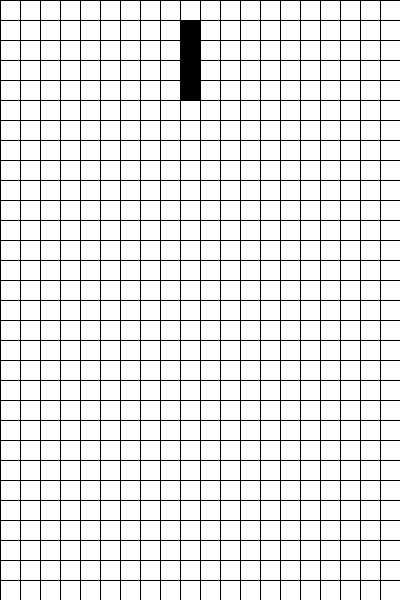
Frame 1 (no input)
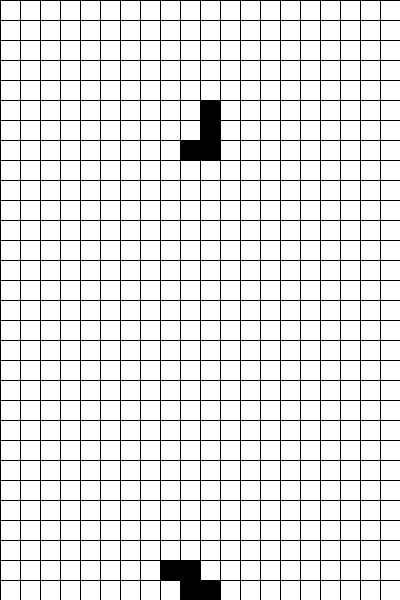
Frame 60 (the mouse pressed at the canvas centre just before this capture)
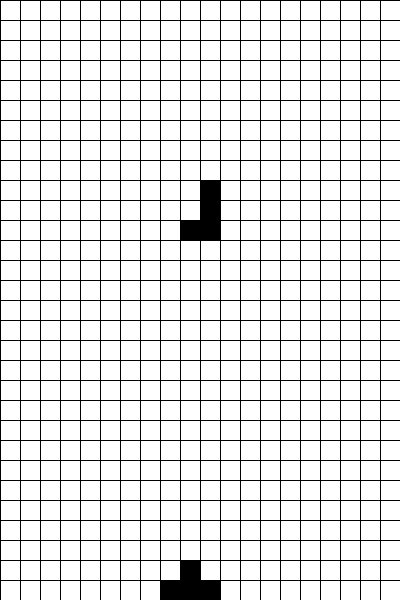
Frame 120 (the mouse held since frame 60 and released just before this capture)

The Processing sketch that drew these frames (run headless with seeded random() and noise(); from frame 60 on, the mouse is pressed at the canvas centre):

// Processing sketch: shapes_array_can_rotate
// ── shapes_array_can_rotate.pde

int blockSize = 20;

int[][] blocks;

ArrayList<Shape> shapeList = new ArrayList<>();
int currentShapeIdx;
//Shape shape1;

void setup() {
  size (400, 600);

  blocks = new int[width/blockSize][height/blockSize];
  
  frameRate(5);
  
  //shape1 = new Shape((int)random(0, 7));
  shapeList.add(new Shape(0));
  currentShapeIdx = 0;
 

}


void draw() {
  
  if(shapeList.get(currentShapeIdx).canMove()){
  println(currentShapeIdx);
  for (int x=0; x<width/blockSize; x++) {
    for (int y=0; y<height/blockSize; y++) {
      for (int i=0; i<shapeList.get(currentShapeIdx).getArr().length; i++) {
        if (x==shapeList.get(currentShapeIdx).getArr()[i][0] && y==shapeList.get(currentShapeIdx).getArr()[i][1]) {
        blocks[x][y] = 0;
        }
      }
    }
  }
  }
  
  shapeList.get(currentShapeIdx).update();
  
  for (int x=0; x<width/blockSize; x++) {
    for (int y=0; y<height/blockSize; y++) {
      for (int i=0; i<shapeList.get(currentShapeIdx).getArr().length; i++) {
        if (x==shapeList.get(currentShapeIdx).getArr()[i][0] && y==shapeList.get(currentShapeIdx).getArr()[i][1]) {
          blocks[x][y] = 1;
        }
      }
    }
  }
 
 //blocks[3][3] = 1;
   

  for (int x=0; x<width/blockSize; x++) {
    for (int y=0; y<height/blockSize; y++) {
      if (blocks[x][y]==1) {
        fill(0);
      } else {
        fill(255);
      }
      rect (x*blockSize, y*blockSize, blockSize, blockSize);
      
    }
  }
  
  
  
  
  
}

// ── Shape.pde
class Shape{
  int type;
  int[][] arr;
  
  Shape(int type){
    this.type = type;
    if(type == 0){ //stick
      arr = new int[][]{
        new int[]{9, 0}
        , new int[]{9, 1}
        , new int[]{9, 2}
        , new int[]{9, 3}
      };
    } else if(type == 1){ //J
      arr = new int[][]{
        new int[]{10, 1}
        , new int[]{10, 2}
        , new int[]{10, 3}
        , new int[]{9, 3}
      };
    } else if(type == 2){ // L
      arr = new int[][]{
        new int[]{9, 1}
        , new int[]{9, 2}
        , new int[]{9, 3}
        , new int[]{10, 3}
      };
    } else if(type == 3){ //square
      arr = new int[][]{
        new int[]{9, 0}
        , new int[]{9, 1}
        , new int[]{10, 0}
        , new int[]{10, 1}
      };
    } else if(type == 4){ //Z
      arr = new int[][]{
        new int[]{8, 0}
        , new int[]{9, 0}
        , new int[]{9, 1}
        , new int[]{10, 1}
      };
    } else if(type == 5){ //S
      arr = new int[][]{
        new int[]{10, 0}
        , new int[]{9, 0}
        , new int[]{9, 1}
        , new int[]{8, 1}
      };
    } else if(type == 6){ //mid
      arr = new int[][]{
        new int[]{8, 1}
        , new int[]{9, 0}
        , new int[]{9, 1}
        , new int[]{10, 1}
      };
    }
  }
  
  int[][] getArr(){
    return arr;    
  }
  
  void draw(){
    
  }
  
  public boolean canMove(){
    boolean boo=true;
    for(int i=0; i<arr.length; i++){
      if(arr[i][1]>=height/blockSize-1){
        boo = false ;
      }

      
    }
    
    return boo;
  }
  
  void update(){
    boolean boo = canMove();
    if(boo){
      for (int x=0; x<arr.length; x++) {
        
          int value = arr[x][1];
          arr[x][1] = value + 1;
      }
            
    } else {
      shapeList.add(new Shape((int)random(0, 7)));
      currentShapeIdx++;
    }
  }
}
